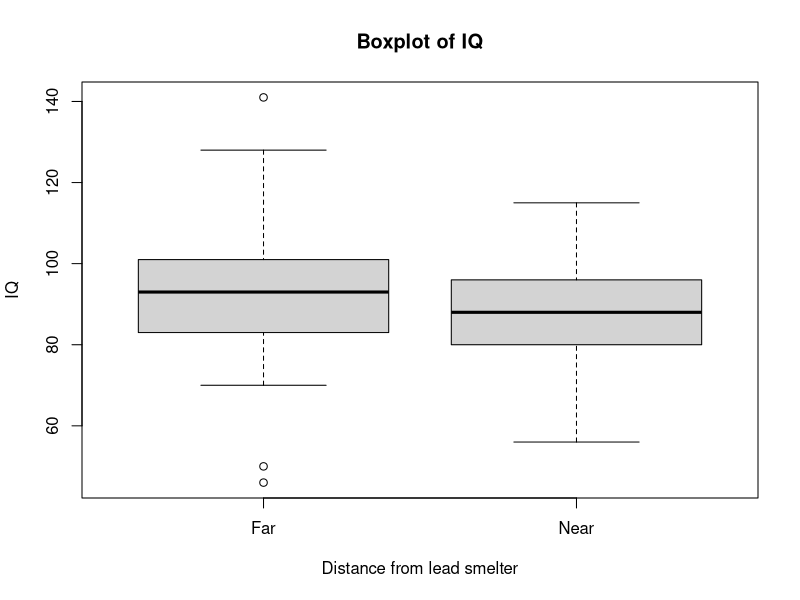

The R script that drew this image:
## ---- chunk 1
library(knitr)
df <- read.csv('../DataRaw/lead-iq-01.csv')
df <- df[df$IQ<200,]
boxplot(df$IQ~df$Smelter,main = 'Boxplot of IQ',
        xlab = 'Distance from lead smelter',
        ylab = 'IQ')
## ---- chunk 2
summary_table <- function(df){
  table <- rbind(summary(df[df$Smelter=='Far',]$IQ),
        summary(df[df$Smelter=='Near',]$IQ))
  colnames(table) <- c('Min', '1st_Qu', 'Median',	'Mean',	'3rd_Qu',	'Max') 
  rownames(table) <- c('Far','Near')
  return (kable(table, format = 'html',
                caption = 'Summary table of IQ value on Far from lead smelter and Near lead smelter')
          )
}
summary_table(df)
